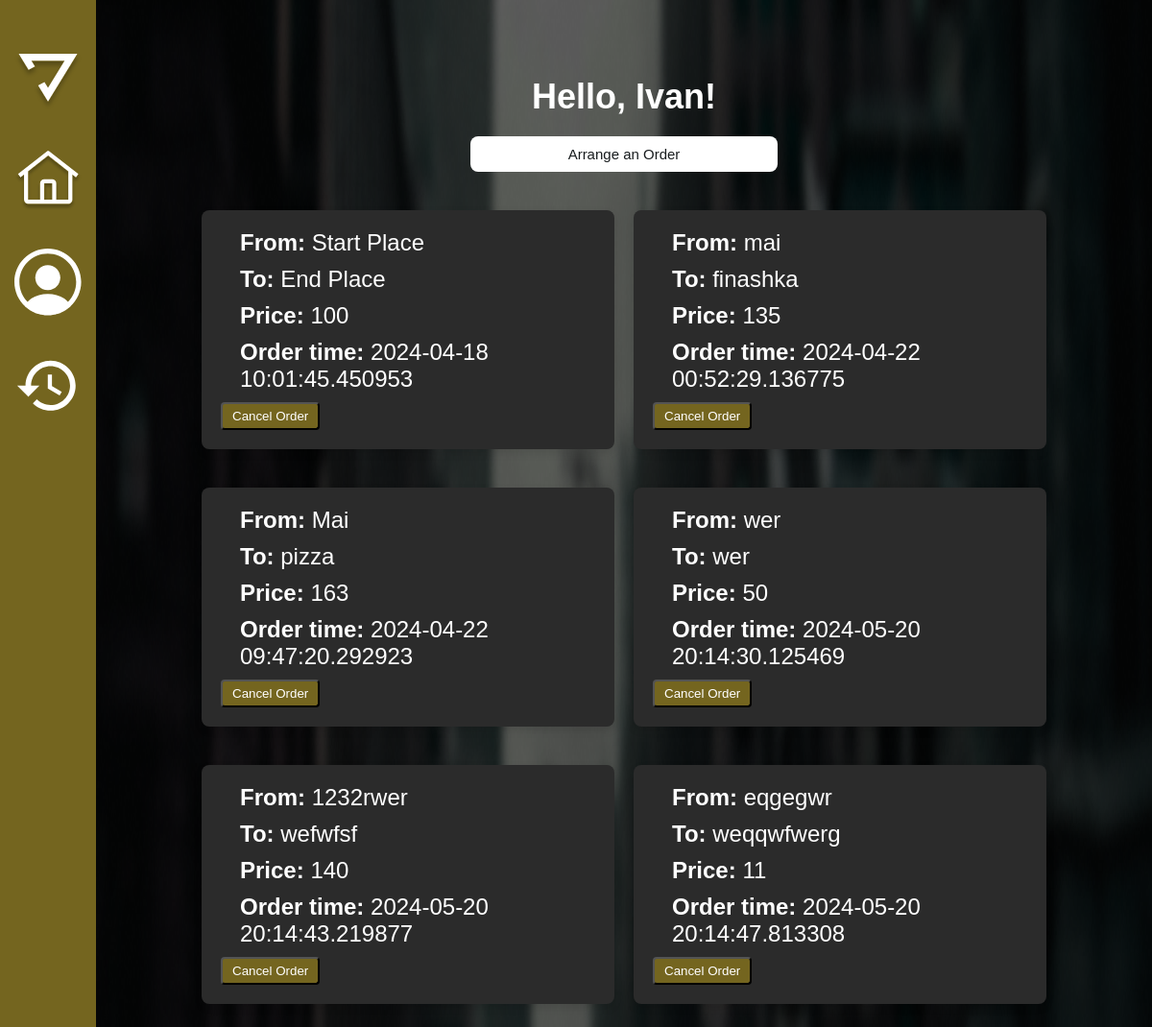
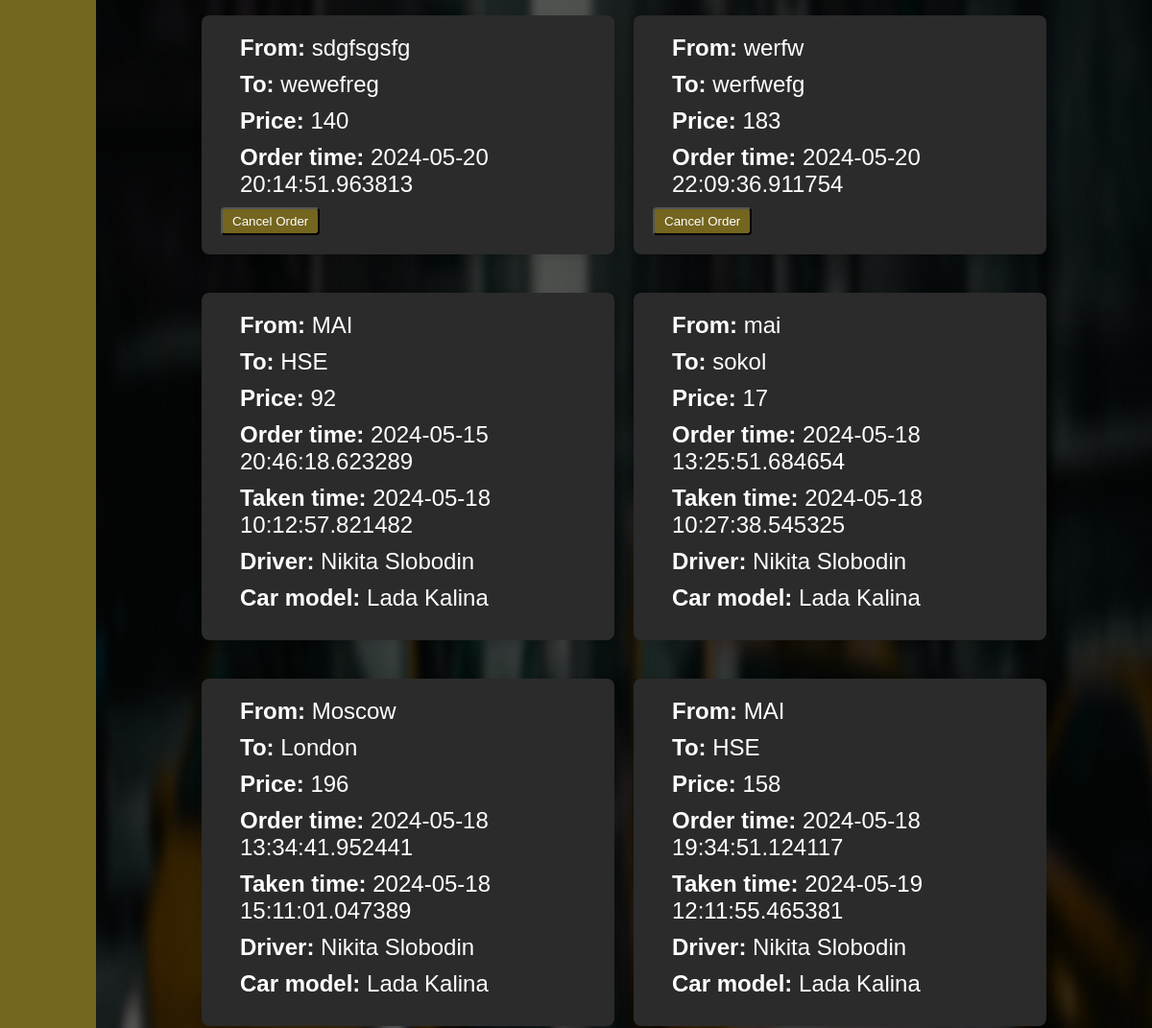
Before: /index (signed in, upper part) with the older database file (2 pictures, top to bottom).
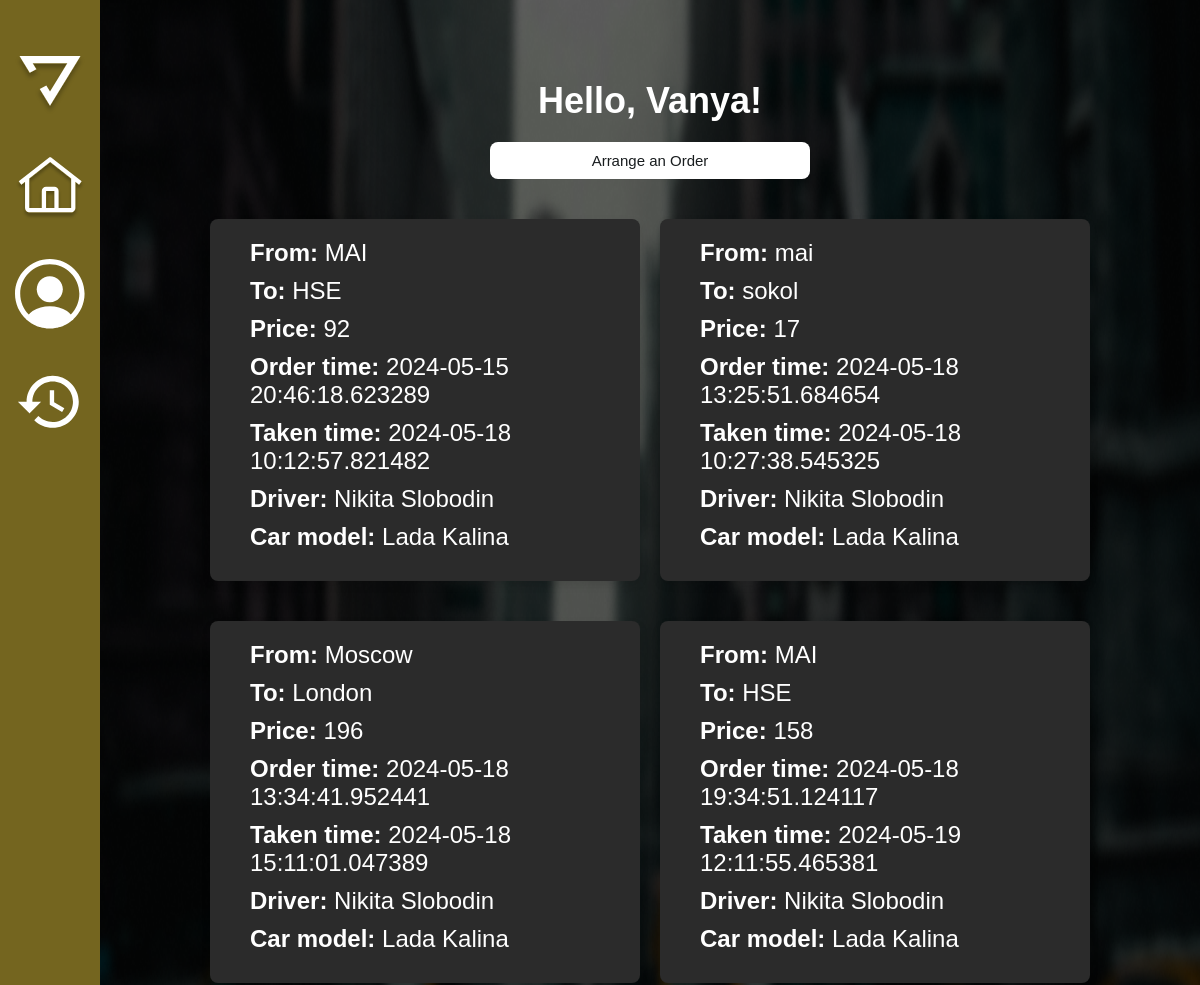
After: the same page with the newer database file.
### app/models.py (models this page shows, shortened)
class User(UserMixin, db.Model):
    id = db.Column(db.Integer, primary_key=True)
    first_name = db.Column(db.String(64), index=True, nullable=False)
    last_name = db.Column(db.String(64), index=True, nullable=False)
    email = db.Column(db.String(128), unique=True, index=True, nullable=False)
    password_hashed = db.Column(db.String(200), nullable=False)
    orders = db.relationship('Order', backref='user', lazy='dynamic')
    role = db.Column(db.String(64), default='user')

class Order(db.Model):
    id = db.Column(db.Integer, primary_key=True)
    place_start = db.Column(db.String(140), nullable=False)
    place_end = db.Column(db.String(140), nullable=False)
    price = db.Column(db.String(140), nullable=False)
    order_time = db.Column(db.DateTime, index=True, nullable=True)
    order_taked = db.Column(db.DateTime, index=True, nullable=True)
    order_finished = db.Column(db.DateTime, index=True, nullable=True)
    user_id = db.Column(db.Integer, db.ForeignKey('user.id'))
    driver_id = db.Column(db.Integer, db.ForeignKey('driver.id'), nullable=True)
    driver = db.relationship('Driver', back_populates='orders')
    score = db.Column(db.Integer, default=0)

class Driver(UserMixin, db.Model):
    id = db.Column(db.Integer, primary_key=True)
    first_name = db.Column(db.String(64), index=True, nullable=False)
    last_name = db.Column(db.String(64), index=True, nullable=False)
    middle_name = db.Column(db.String(64), index=True)
    email = db.Column(db.String(128), unique=True, index=True, nullable=False)
    car_model = db.Column(db.String(64), index=True, nullable=False)
    license_plate = db.Column(db.String(64), unique=True, index=True, nullable=False)
    password_hashed = db.Column(db.String(200), nullable=False)
    orders = db.relationship('Order', backref='driver', lazy='dynamic')
    role = db.Column(db.String(20), default='driver')
    status = db.Column(db.String(20), default='inactive', nullable=False)
    number_of_ratings = db.Column(db.Integer, default=0, nullable=False)
    rating = db.Column(db.Float, default=0.0, nullable=False)
    orders = db.relationship('Order', back_populates='driver')

### app/routes.py (the view)
@app.route('/index')
@login_required('user')
def index():
    orders = Order.query.filter(
        Order.user_id == current_user.id,
        db.or_(Order.order_taked.is_(None), Order.order_finished.is_(None))
    ).all()
    return render_template('index.html', orders=orders)

### app/models.py (called while the page is built)
@login.user_loader
def load_user(id):
    driver = Driver.query.get(int(id))
    if driver:
        return driver
    return User.query.get(int(id))

### app/utils.py (called while the page is built)
def login_required(role):
    def wrapper(func):
        @wraps(func)
        def decorated_view(*args, **kwargs):
            if not current_user.is_authenticated:
                return redirect(url_for('choice'))
            if current_user.role != role:
                print(f"Пользователь {current_user.email} имеет роль {current_user.role}, а ожидалось {role}")
                return abort(403)
            print(f"Пользователь {current_user.email} имеет роль {current_user.role}, а ожидалось {role}")
            return func(*args, **kwargs)
        return decorated_view
    return wrapper

### app/templates/index.html (shortened to what this page needs)
<!DOCTYPE html>
<html lang="ru">
<head>
    <link rel="stylesheet" href="{{ url_for('static', filename='css/style.css') }}">
</head>
<body class="index-page">
    <div class="list-order-page">
        <div class="container index">
            <div class="content">
                <div class="sidebar">
                    <div class="sidebar-item">
                        <a href="{{ url_for('choice') }}">
                            <img class="logo" src="../static/css/images/logo.svg" alt="logo">
                        </a>
                    </div>
                    <div class="sidebar-item">
                        <a href="{{ url_for('index') }}">
                            <img class="home-img" src="../static/css/images/home.svg" alt="home">
                        </a>
                        <a href="{{ url_for('profile') }}">
                            <img class="profile-img" src="../static/css/images/profile.svg" alt="profile">
                        </a>
                        <a href="{{ url_for('history_of_user_orders') }}">
                            <img class="history-img" src="../static/css/images/history.svg" alt="history">
                        </a>
                    </div>
                </div>
                <div class="content__main index">
                    <div class="content__container">
                        <h1 class="greeting">Hello, {{ current_user.first_name }}!</h1>
                        <div class="arrange-order-container">
                            <a href="{{ url_for('order') }}" class="arrange-order-btn">Arrange an Order</a>
                        </div>
                    </div>
                    <div class="orders__container">
                        <div class="available-order__container">
                            {% for order in orders %}
                                <div class="orders-item available-order">
                                    <div class="orders-item-text"><strong>From:</strong> {{ order.place_start }}</div>
                                    <div class="orders-item-text"><strong>To:</strong> {{ order.place_end }}</div>
                                    <div class="orders-item-text"><strong>Price:</strong> {{ order.price }}</div>
                                    <div class="orders-item-text"><strong>Order time:</strong> {{ order.order_time }}</div>
                                    {% if order.order_taked %}
                                        <div class="orders-item-text"><strong>Taken time:</strong> {{ order.order_taked }}</div>
                                        <div class="orders-item-text"><strong>Driver:</strong> {{ order.driver.first_name }} {{ order.driver.last_name }}</div>
                                        <div class="orders-item-text"><strong>Car model:</strong> {{ order.driver.car_model }}</div>
                                    {% else %}
                                        <form method="post" action="{{ url_for('cancel_order', order_id=order.id) }}">
                                            <button type="submit" class="btn btn-danger">Cancel Order</button>
                                        </form>
                                    {% endif %}
                                </div>
                            {% endfor %}
                        </div>
                    </div>
                </div>
            </div>
        </div>
    </div>
</body>
</html>

Changed rows visible on the page:
removed Order: place_start "Start Place", place_end "End Place", price "100", order_time "2024-04-18 10:01:45.450953"
removed Order: place_start "mai", place_end "finashka", price "135", order_time "2024-04-22 00:52:29.136775"
removed Order: place_start "Mai", place_end "pizza", price "163", order_time "2024-04-22 09:47:20.292923"
no longer on this page (row edited): Order: place_start "wer", place_end "wer", price "50", order_time "2024-05-20 20:14:30.125469"
removed Order: place_start "1232rwer", place_end "wefwfsf", price "140", order_time "2024-05-20 20:14:43.219877"
removed Order: place_start "eqgegwr", place_end "weqqwfwerg", price "11", order_time "2024-05-20 20:14:47.813308"
no longer on this page (row edited): Order: place_start "sdgfsgsfg", place_end "wewefreg", price "140", order_time "2024-05-20 20:14:51.963813"
removed Order: place_start "werfw", place_end "werfwefg", price "183", order_time "2024-05-20 22:09:36.911754"
changed User: first_name "Ivan" → "Vanya"
